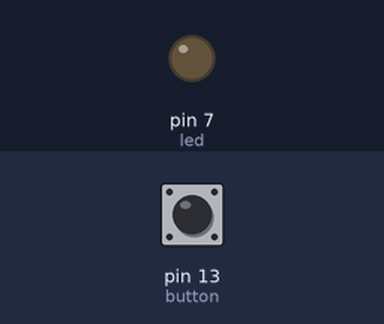
Recording of a sketch running on a simulated Arduino Uno, built with avr-gcc and run on an emulated ATmega328P. On the bench: output pins drawn as LEDs (lit = HIGH). The inputs (shaded band) are chosen by the test bench; at power-on: pin 13 (button) HIGH.

Above: at 1.2 s.
1.3 s: pin 13 (button) pulled LOW for 0.15 s
At 2.3 s:
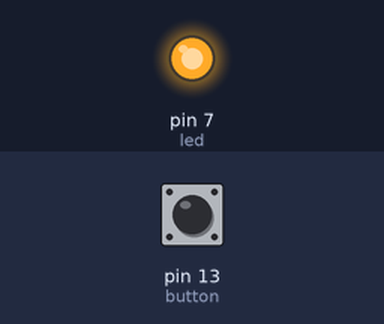
2.9 s: pin 13 (button) pulled LOW for 1 s
At 3.5 s:
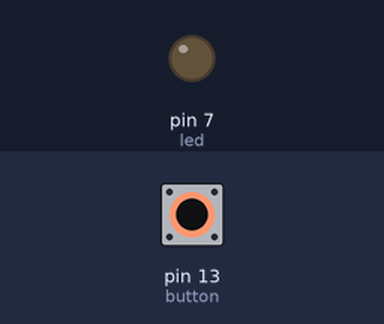
5.4 s: pin 13 (button) pulled LOW for 3.2 s
At 6.6 s:
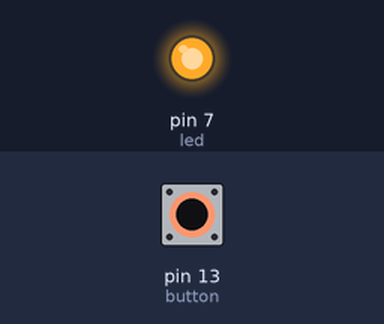
Timing chart, 0 to 8.4 s (numbered marks = the images above; inputs shaded):
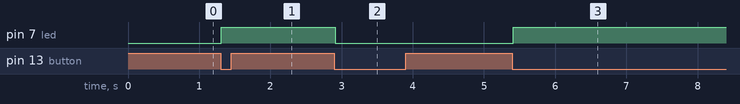

The sketch:

lab_01.ino
```cpp
/*
Лабораторная 1
Задача: зажигать светодиод по нажатию кнопки
*/

// Номера пинов
int led = 7;
int button = 13;
// Переменные состояния
bool button_not_pressed = true;
bool led_shine = false;

void setup() {
  // Настройка пинов на выход/вход
  pinMode(led, OUTPUT);
  pinMode(button, INPUT_PULLUP);
}

void loop() {
  // Берем состояние кнопки на данный момент
  bool button_not_pressed_now = digitalRead(button);
  // Если кнопка была НЕ нажата, а сейчас нажата
  if (button_not_pressed && !button_not_pressed_now) {
    delay(10);
    // Повторно проверяем что кнопка сейчас НЕ нажата
    button_not_pressed_now = digitalRead(button);
    if (!button_not_pressed_now) {
      // Меняем состояние светодиода на противоположное
      led_shine = !led_shine;
      digitalWrite(led, led_shine);
    }
  }
  button_not_pressed = button_not_pressed_now;
}
```

Measured:
- after the input at 1.3 s, pin 7 (led): LOW → HIGH at once
- after the input at 2.9 s, pin 7 (led): HIGH → LOW at once
- after the input at 5.4 s, pin 7 (led): LOW → HIGH at once
